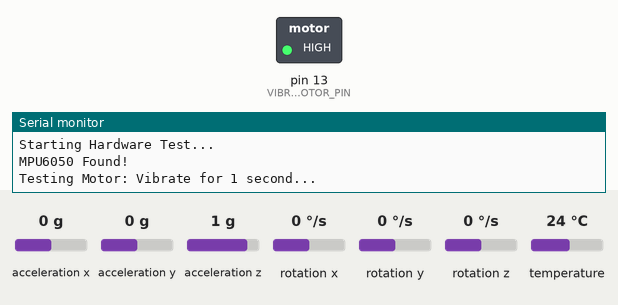
Bench run of a sketch on a simulated Arduino Uno, built with avr-gcc and run on an emulated ATmega328P. Parts: switched loads named in the sketch (green lamp = pin HIGH), the last lines printed to the serial monitor. The inputs (shaded band) are chosen by the test bench; at power-on: acceleration x 0 g, acceleration y 0 g, acceleration z 1 g, rotation x 0 °/s, rotation y 0 °/s, rotation z 0 °/s, temperature 24 °C.

Above: at 0.1 s.
At 1.1 s:
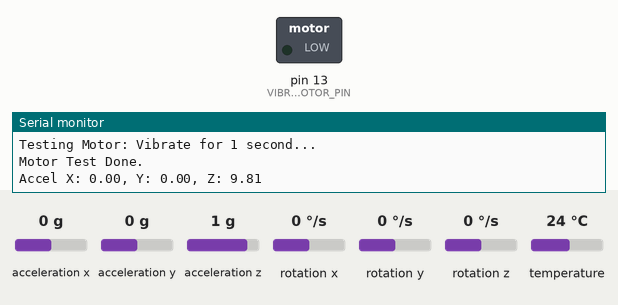
Timing chart, 0 to 2.6 s (numbered marks = the images above):
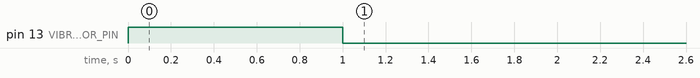

The sketch:

hardware_test.ino
```cpp
#include <Wire.h>
#include <Adafruit_MPU6050.h>
#include <Adafruit_Sensor.h>

Adafruit_MPU6050 mpu;
const int VIBRATION_MOTOR_PIN = 13;

void setup() {
  Serial.begin(115200);
  pinMode(VIBRATION_MOTOR_PIN, OUTPUT);

  Serial.println("Starting Hardware Test...");

  // Initialize MPU6050
  if (!mpu.begin()) {
    Serial.println("Failed to find MPU6050 chip! Check SDA/SCL wiring.");
    while (1) { delay(10); }
  }
  Serial.println("MPU6050 Found!");

  Serial.println("Testing Motor: Vibrate for 1 second...");
  digitalWrite(VIBRATION_MOTOR_PIN, HIGH);
  delay(1000);
  digitalWrite(VIBRATION_MOTOR_PIN, LOW);
  Serial.println("Motor Test Done.");
}

void loop() {
  sensors_event_t a, g, temp;
  mpu.getEvent(&a, &g, &temp);

  // Print Acceleration data
  Serial.print("Accel X: "); Serial.print(a.acceleration.x);
  Serial.print(", Y: "); Serial.print(a.acceleration.y);
  Serial.print(", Z: "); Serial.println(a.acceleration.z);

  // Short vibe if you tilt it too far (for testing)
  if (abs(a.acceleration.x) > 5.0) {
    digitalWrite(VIBRATION_MOTOR_PIN, HIGH);
  } else {
    digitalWrite(VIBRATION_MOTOR_PIN, LOW);
  }

  delay(500);
}
```
